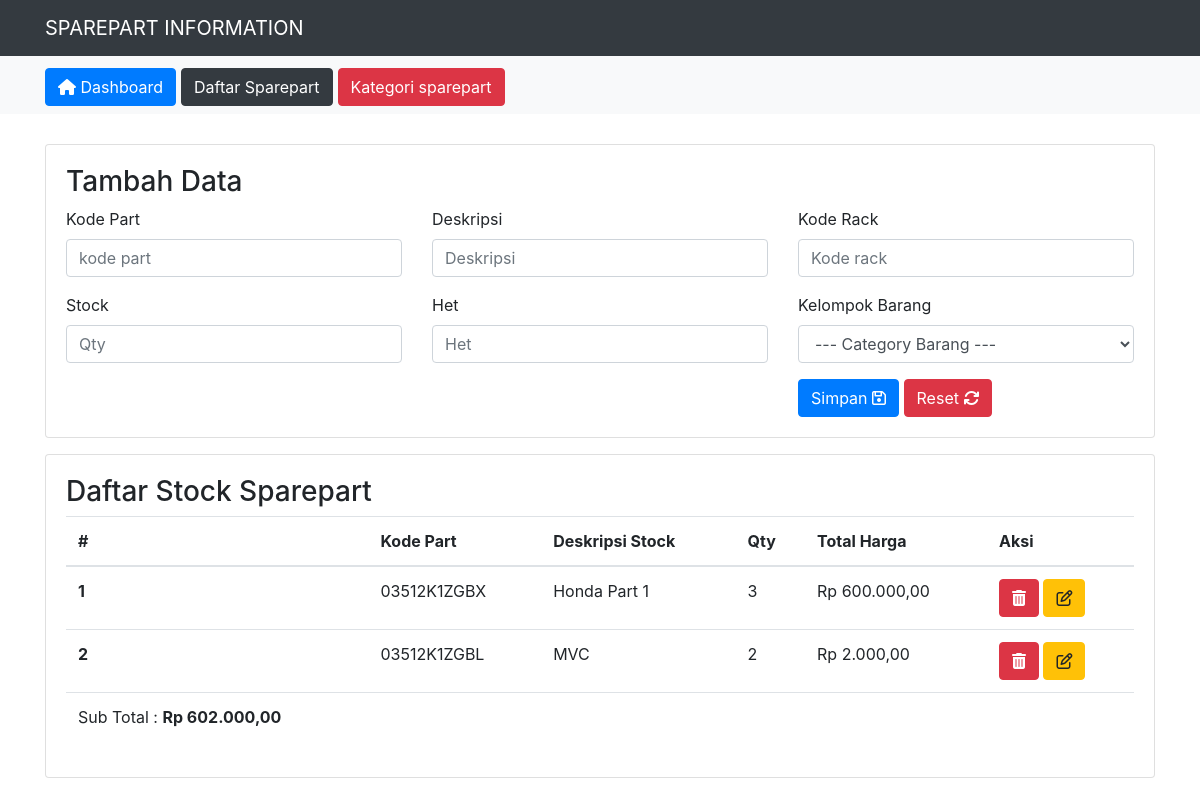
The app's page /views/daftar.php with its own data.
### tables this page shows
CREATE TABLE `tb_stock` (
  `id` int(11) NOT NULL,
  `kode_part` varchar(20) NOT NULL,
  `deskripsi` varchar(70) NOT NULL,
  `kode_rack` varchar(20) NOT NULL,
  `kelompok_barang` varchar(70) NOT NULL,
  `het` varchar(70) NOT NULL,
  `qty` varchar(75) NOT NULL
);

### config/base_url.php (called while the page is built)
<?php
function base_url($url){
    $url = "http://317b-140-213-179-156.ngrok.io/crud-dealer/{$url}";
    return $url;
}
?>

### controller/StockControllers.php (called while the page is built, shortened)
<?php
require_once('../config/database.php');
require_once('../config/base_url.php');
class StockControllers
{
    public $database;
    public function jumlah_data()
    {
        $sql = "SELECT * FROM tb_stock";
        $data = mysqli_query($this->database,$sql);
        return mysqli_num_rows($data);
    }
    public function get_all()
    {
        $sql = "SELECT * FROM tb_stock";
        $data = mysqli_query($this->database,$sql);
        return $data;
    }
}
$stock = new StockControllers();
$stock->database = $db;
$countStock = $stock->jumlah_data();
$getStock = $stock->get_all();

### helper/format.php (called while the page is built)
<?php
function rupiah($angka){
	$hasil_rupiah = "Rp " . number_format($angka,2,',','.');
	return $hasil_rupiah;
}
?>

### views/daftar.php (the view, shortened to what this page needs)
<?php
require_once('../config/database.php');
require_once('../controller/StockControllers.php');
require_once('../controller/CategoryControllers.php');
require_once('../config/base_url.php');
require_once('../helper/format.php');
?>
<!DOCTYPE html>
<html lang="en">
<head>
    <link rel="stylesheet" href="<?= base_url('public/bootstrap/css/bootstrap.css') ?>">
    <link rel="stylesheet" href="<?= base_url('public/css/style.css') ?>">
    <link rel="stylesheet" href="<?= base_url('public/icon/css/font-awesome.min.css') ?>">
    <link rel="stylesheet" href="<?= base_url('public/DataTables/datatables.css') ?>">
    <link rel="stylesheet" href="<?= base_url('public/DataTables/datatables.min.css') ?>">
</head>
<body>
    <nav class="navbar navbar-expand-lg navbar-dark bg-dark">
        <div class="container">
            <a class="navbar-brand" href="#">
                SPAREPART INFORMATION
            </a>
        </div>
    </nav>
    <nav class="navbar navbar-expand-lg navbar-light bg-light">
        <div class="container">
            <div class="collapse navbar-collapse" id="navbarNav">
                <ul class="navbar-nav">
                    <li class="nav-item active navigasi mt-1">
                        <a class="btn btn-primary" href="<?= base_url('') ?>"><span class="fa fa-home"></span> Dashboard</a>
                    </li>
                    <li class="nav-item navigasi mt-1">
                        <a class="btn btn-dark" href="<?= base_url('views/daftar.php') ?>">Daftar Sparepart</a>
                    </li>
                    <li class="nav-item navigasi mt-1">
                        <a class="btn btn-danger" href="<?= base_url('views/kategori.php') ?>">Kategori sparepart</a>
                    </li>
                </ul>
            </div>
        </div>
    </nav>
    <main class="mb-4">
    <div class="container mt-4">
        <div class="row">
            <?php if(isset($_GET["edit"])){ ?>
                <?php if($stock->getAllbyId($_GET["edit"]) != FALSE){ ?>
                    <?php while($get = $byId->fetch_object()){ ?>
                        <div class="col-md-12 col-12">
                            <?php Flasher::flash(); ?>
                            <div class="card">
                                <form action="../controller/StockControllers.php" method="post">
                                    <div class="card-body">
                                        <h3>Edit Data</h3>
                                        <div class="row">
                                            <div class="col-md-4">
                                                <div class="form-group">
                                                    <label for="kode part">
                                                        Kode Part
                                                    </label>
                                                    <input type="text" name="id" hidden value="<?= $get->id ?>">
                                                    <input value="<?= $get->kode_part ?>"  type="text" name="kode" class="form-control" placeholder="kode part" required>
                                                </div>
                                            </div>
                                            <div class="col-md-4">
                                                <div class="form-group">
                                                    <label for="kode part">
                                                        Deskripsi
                                                    </label>
                                                    <input type="text" value="<?= $get->deskripsi ?>" name="deskripsi" class="form-control" placeholder="Deskripsi" required>
                                                </div>
                                            </div>
                                            <div class="col-md-4">
                                                <div class="form-group">
                                                    <label for="kode part">
                                                        Kode Rack
                                                    </label>
                                                    <input type="text" value="<?= $get->kode_rack ?>" class="form-control" name="kode_rack" placeholder="Kode rack" required>
                                                </div>
                                            </div>
                                            <div class="col-md-4">
                                                <div class="form-group">
                                                    <label for="kode part">
                                                        Stock
                                                    </label>
                                                    <input type="number" value="<?= $get->qty ?>" name="qty" class="form-control" placeholder="Qty" required>
                                                </div>
                                            </div>
                                            <div class="col-md-4">
                                                <div class="form-group">
                                                    <label for="kode part">
                                                        Het
                                                    </label>
                                                    <input value="<?= $get->het ?>" type="text" class="form-control" name="het" placeholder="Het" required>
                                                </div>
                                            </div>
                                            <div class="col-md-4">
                                                <div class="form-group">
                                                    <label for="">Kelompok Barang</label>
                                                    <select name="kel" class="form-control">
                                                        <option value="">--- Category Barang ---</option>
                                                        <?php while($get_ctg = $getAll->fetch_object()){ ?>
                                                            <option <?php if($get_ctg->category == $get->kelompok_barang){echo 'selected';} ?> value="<?= $get_ctg->category ?>"><?= $get_ctg->category; ?></option>
                                                        <?php } ?>
                                                    </select>
                                                </div>
                                            </div>
                                            <div class="col-md-4">
                                                <p class="card-text">Total Harga : <strong><?php echo rupiah($get->qty * $get->het) ?></strong></p>
                                            </div>
                                            <div class="col-md-4">
                                                <button name="update" class="btn btn-primary">Update <i class="fa fa-save"></i></button>
                                                <a href="../views/daftar.php" class="btn btn-success">Kembali <i class="fa fa-arrow-right"></i></a>
                                            </div>
                                        </div>
                                    </div>
                                </form>
                            </div>
                        </div>
                    <?php } ?>
                <?php }else{ ?>
                    <div class="col-md-12 col-12">
                        <div class="card">
                            <div class="card-body">
                                <div class="alert alert-danger">Maaf data tidak di temukan</div>
                            </div>
                        </div>
                    </div>
                <?php } ?>
            <?php }else{ ?>
                <div class="col-md-12 col-12">
                    <div class="card">
                        <form action="../controller/StockControllers.php" method="post">
                            <div class="card-body">
                                <h3>Tambah Data</h3>
                                <div class="row">
                                    <div class="col-md-4">
                                        <div class="form-group">
                                            <label for="kode part">
                                                Kode Part
                                            </label>
                                            <input type="text" name="kode" class="form-control" placeholder="kode part" required>
                                        </div>
                                    </div>
                                    <div class="col-md-4">
                                        <div class="form-group">
                                            <label for="kode part">
                                                Deskripsi
                                            </label>
                                            <input type="text" name="deskripsi" class="form-control" placeholder="Deskripsi" required>
                                        </div>
                                    </div>
                                    <div class="col-md-4">
                                        <div class="form-group">
                                            <label for="kode part">
                                                Kode Rack
                                            </label>
                                            <input type="text" class="form-control" name="kode_rack" placeholder="Kode rack" required>
                                        </div>
                                    </div>
                                    <div class="col-md-4">
                                        <div class="form-group">
                                            <label for="kode part">
                                                Stock
                                            </label>
                                            <input type="number" name="qty" class="form-control" placeholder="Qty" required>
                                        </div>
                                    </div>
                                    <div class="col-md-4">
                                        <div class="form-group">
                                            <label for="kode part">
                                                Het
                                            </label>
                                            <input type="text" class="form-control" name="het" placeholder="Het" required>
                                        </div>
                                    </div>
                                    <div class="col-md-4">
                                        <div class="form-group">
                                            <label for="">Kelompok Barang</label>
                                            <select name="kel" class="form-control">
                                                <option value="">--- Category Barang ---</option>
                                            </select>
                                        </div>
                                        <button name="save" class="btn btn-primary">Simpan <i class="fa fa-save"></i></button>
                                        <button type="reset"  class="btn btn-danger">Reset <i class="fa fa-refresh"></i></button>
                                    </div>
                                </div>
                            </div>
                        </form>
                    </div>
                </div>
            <?php }?>
            <div class="col-md-12 col-12 mt-3">
                <div class="card">
                    <div class="card-body">
                        <h3>Daftar Stock Sparepart</h3>
                        <?php if($countStock > 0){ ?>
                            <table class="table" id="datatablesSimple">
                                <thead>
                                    <tr>
                                        <th>#</th>
                                        <th>Kode Part</th>
                                        <th>Deskripsi Stock</th>
                                        <th>Qty</th>
                                        <th>Total Harga</th>
                                        <th>Aksi</th>
                                    </tr>
                                </thead>
                                <tbody>
                                    <?php $nomor = 0; ?>
                                    <?php $subTotal = 0?>
                                    <?php while($get = mysqli_fetch_object($getStock)){ ?>
                                        <tr>
                                            <th scope="row"><?php echo $nomor+=1; ?></th>
                                            <td><?= $get->kode_part ?></td>
                                            <td><?= $get->deskripsi ?></td>
                                            <td><?= $get->qty ?></td>
                                            <td><?= rupiah($get->qty * $get->het) ?></td>
                                            <td>
                                                <a href="../controller/StockControllers.php?hapus=<?=$get->id ?>" class="btn btn-danger"><i class="fa fa-trash fa-1x"></i></a>
                                                <a href="../views/daftar.php?edit=<?= $get->id ?>" class="btn btn-warning"><i class=" fa fa-pencil-square-o  fa-1x"></i></a>
                                            </td>
                                        </tr>
                                        <?php
                                            $sub = $get->qty * $get->het;
                                            $subTotal+=$sub;
                                        ?>
                                    <?php } ?>
                                        <tr>
                                            <td rowspan="5">Sub Total : <strong><?= rupiah($subTotal) ?></strong></td>
                                            <td></td>
                                            <td></td>
                                            <td></td>
                                            <td></td>
                                            <td></td>
                                        </tr>
                                </tbody>
                            </table>
                        <?php }else{ ?>
                            <div class="alert alert-danger">Maaf data Stock masih kosong</div>
                        <?php } ?>
                    </div>
                </div>
            </div>
        </div>
    </main>
</body>
</html>

### views/daftar.php (style rules this page uses)
.navbar-nav li a { margin-right: 5px; }
main { margin-top: 30px; }

### records on screen
tb_stock: nomor "1", kode_part "03512K1ZGBX", deskripsi "Honda Part 1", qty "3", rupiah($get->qty * $get->het) "Rp 600.000,00"
tb_stock: nomor "2", kode_part "03512K1ZGBL", deskripsi "MVC", qty "2", rupiah($get->qty * $get->het) "Rp 2.000,00"

### other values on screen
rupiah($subTotal) "Rp 602.000,00"
